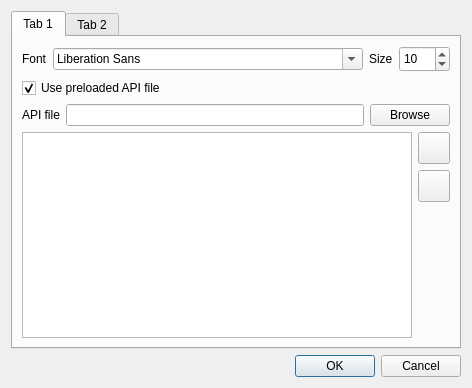
<?xml version="1.0" encoding="UTF-8"?>
<ui version="4.0">
 <class>SettingsDialog</class>
 <widget class="QDialog" name="SettingsDialog">
  <property name="windowModality">
   <enum>Qt::NonModal</enum>
  </property>
  <property name="geometry">
   <rect>
    <x>0</x>
    <y>0</y>
    <width>472</width>
    <height>388</height>
   </rect>
  </property>
  <property name="modal">
   <bool>true</bool>
  </property>
  <layout class="QGridLayout" name="gridLayout">
   <item row="1" column="0">
    <widget class="QDialogButtonBox" name="buttonBox">
     <property name="orientation">
      <enum>Qt::Horizontal</enum>
     </property>
     <property name="standardButtons">
      <set>QDialogButtonBox::Cancel|QDialogButtonBox::Ok</set>
     </property>
    </widget>
   </item>
   <item row="0" column="0">
    <widget class="QTabWidget" name="tabWidget">
     <property name="focusPolicy">
      <enum>Qt::NoFocus</enum>
     </property>
     <property name="currentIndex">
      <number>0</number>
     </property>
     <widget class="QWidget" name="tabGeneral">
      <attribute name="title">
       <string>Tab 1</string>
      </attribute>
      <layout class="QGridLayout" name="gridLayout_5">
       <item row="1" column="0">
        <widget class="QCheckBox" name="preloadAPI">
         <property name="text">
          <string>Use preloaded API file</string>
         </property>
         <property name="checked">
          <bool>true</bool>
         </property>
        </widget>
       </item>
       <item row="0" column="0">
        <layout class="QGridLayout" name="gridLayout_4">
         <item row="0" column="3">
          <widget class="QSpinBox" name="spinBox">
           <property name="minimumSize">
            <size>
             <width>51</width>
             <height>26</height>
            </size>
           </property>
           <property name="maximumSize">
            <size>
             <width>51</width>
             <height>26</height>
            </size>
           </property>
           <property name="minimum">
            <number>6</number>
           </property>
           <property name="maximum">
            <number>15</number>
           </property>
           <property name="value">
            <number>10</number>
           </property>
          </widget>
         </item>
         <item row="0" column="0">
          <widget class="QLabel" name="label">
           <property name="text">
            <string>Font</string>
           </property>
          </widget>
         </item>
         <item row="0" column="1">
          <widget class="QFontComboBox" name="fontComboBox">
           <property name="sizePolicy">
            <sizepolicy hsizetype="Expanding" vsizetype="Fixed">
             <horstretch>0</horstretch>
             <verstretch>0</verstretch>
            </sizepolicy>
           </property>
           <property name="insertPolicy">
            <enum>QComboBox::NoInsert</enum>
           </property>
          </widget>
         </item>
         <item row="0" column="2">
          <widget class="QLabel" name="label_3">
           <property name="text">
            <string>Size</string>
           </property>
          </widget>
         </item>
        </layout>
       </item>
       <item row="3" column="0">
        <layout class="QGridLayout" name="gridLayout_3">
         <item row="0" column="1">
          <layout class="QGridLayout" name="gridLayout_2">
           <item row="0" column="0">
            <widget class="QPushButton" name="addAPIpath">
             <property name="sizePolicy">
              <sizepolicy hsizetype="Minimum" vsizetype="Minimum">
               <horstretch>0</horstretch>
               <verstretch>0</verstretch>
              </sizepolicy>
             </property>
             <property name="minimumSize">
              <size>
               <width>32</width>
               <height>32</height>
              </size>
             </property>
             <property name="maximumSize">
              <size>
               <width>32</width>
               <height>32</height>
              </size>
             </property>
             <property name="text">
              <string/>
             </property>
            </widget>
           </item>
           <item row="1" column="0">
            <widget class="QPushButton" name="removeAPIpath">
             <property name="minimumSize">
              <size>
               <width>32</width>
               <height>32</height>
              </size>
             </property>
             <property name="maximumSize">
              <size>
               <width>32</width>
               <height>32</height>
              </size>
             </property>
             <property name="text">
              <string/>
             </property>
            </widget>
           </item>
          </layout>
         </item>
         <item row="1" column="1">
          <spacer name="verticalSpacer_2">
           <property name="orientation">
            <enum>Qt::Vertical</enum>
           </property>
           <property name="sizeHint" stdset="0">
            <size>
             <width>20</width>
             <height>40</height>
            </size>
           </property>
          </spacer>
         </item>
         <item row="0" column="0" rowspan="2">
          <widget class="QTableWidget" name="tableWidget">
           <property name="editTriggers">
            <set>QAbstractItemView::NoEditTriggers</set>
           </property>
           <property name="tabKeyNavigation">
            <bool>false</bool>
           </property>
           <property name="showDropIndicator" stdset="0">
            <bool>false</bool>
           </property>
           <property name="dragDropOverwriteMode">
            <bool>false</bool>
           </property>
           <property name="selectionMode">
            <enum>QAbstractItemView::ExtendedSelection</enum>
           </property>
           <property name="selectionBehavior">
            <enum>QAbstractItemView::SelectItems</enum>
           </property>
           <property name="verticalScrollMode">
            <enum>QAbstractItemView::ScrollPerItem</enum>
           </property>
           <property name="horizontalScrollMode">
            <enum>QAbstractItemView::ScrollPerPixel</enum>
           </property>
           <property name="rowCount">
            <number>0</number>
           </property>
           <attribute name="horizontalHeaderVisible">
            <bool>true</bool>
           </attribute>
           <attribute name="verticalHeaderVisible">
            <bool>false</bool>
           </attribute>
          </widget>
         </item>
        </layout>
       </item>
       <item row="2" column="0">
        <layout class="QHBoxLayout" name="horizontalLayout_2">
         <item>
          <widget class="QLabel" name="label_2">
           <property name="text">
            <string>API file</string>
           </property>
          </widget>
         </item>
         <item>
          <widget class="QLineEdit" name="lineEdit"/>
         </item>
         <item>
          <widget class="QPushButton" name="browseButton">
           <property name="text">
            <string>Browse</string>
           </property>
          </widget>
         </item>
        </layout>
       </item>
      </layout>
     </widget>
     <widget class="QWidget" name="tabAbout">
      <attribute name="title">
       <string>Tab 2</string>
      </attribute>
      <layout class="QGridLayout" name="gridLayout_6">
       <item row="0" column="0">
        <widget class="QTextEdit" name="textEdit">
         <property name="readOnly">
          <bool>true</bool>
         </property>
         <property name="html">
          <string>&lt;!DOCTYPE HTML PUBLIC &quot;-//W3C//DTD HTML 4.0//EN&quot; &quot;http://www.w3.org/TR/REC-html40/strict.dtd&quot;&gt;
&lt;html&gt;&lt;head&gt;&lt;meta name=&quot;qrichtext&quot; content=&quot;1&quot; /&gt;&lt;style type=&quot;text/css&quot;&gt;
p, li { white-space: pre-wrap; }
&lt;/style&gt;&lt;/head&gt;&lt;body style=&quot; font-family:'Aurulent Sans'; font-size:9pt; font-weight:400; font-style:normal;&quot;&gt;
&lt;p align=&quot;center&quot; style=&quot; margin-top:0px; margin-bottom:0px; margin-left:0px; margin-right:0px; -qt-block-indent:0; text-indent:0px;&quot;&gt;&lt;span style=&quot; font-size:14pt; font-weight:600;&quot;&gt;Python Console for QGIS&lt;/span&gt;&lt;/p&gt;
&lt;p align=&quot;center&quot; style=&quot; margin-top:0px; margin-bottom:0px; margin-left:0px; margin-right:0px; -qt-block-indent:0; text-indent:0px;&quot;&gt;&lt;span style=&quot; font-size:10pt;&quot;&gt;Developed by Salvatore Larosa&lt;/span&gt;&lt;/p&gt;
&lt;p align=&quot;center&quot; style=&quot; margin-top:0px; margin-bottom:0px; margin-left:0px; margin-right:0px; -qt-block-indent:0; text-indent:0px;&quot;&gt;&lt;span style=&quot; font-size:10pt;&quot;&gt;---------------------------&lt;/span&gt;&lt;/p&gt;
&lt;p align=&quot;center&quot; style=&quot; margin-top:0px; margin-bottom:0px; margin-left:0px; margin-right:0px; -qt-block-indent:0; text-indent:0px;&quot;&gt;&lt;span style=&quot; font-size:10pt;&quot;&gt;This program is free software; you can redistribute it and/or modify it under the terms of the GNU General Public License as published by the Free Software Foundation; either version 2 of the License, or  (at your option) any later version.&lt;/span&gt;&lt;/p&gt;&lt;/body&gt;&lt;/html&gt;</string>
         </property>
        </widget>
       </item>
      </layout>
     </widget>
    </widget>
   </item>
  </layout>
 </widget>
 <resources/>
 <connections>
  <connection>
   <sender>buttonBox</sender>
   <signal>accepted()</signal>
   <receiver>SettingsDialog</receiver>
   <slot>accept()</slot>
   <hints>
    <hint type="sourcelabel">
     <x>248</x>
     <y>254</y>
    </hint>
    <hint type="destinationlabel">
     <x>157</x>
     <y>274</y>
    </hint>
   </hints>
  </connection>
  <connection>
   <sender>buttonBox</sender>
   <signal>rejected()</signal>
   <receiver>SettingsDialog</receiver>
   <slot>reject()</slot>
   <hints>
    <hint type="sourcelabel">
     <x>316</x>
     <y>260</y>
    </hint>
    <hint type="destinationlabel">
     <x>286</x>
     <y>274</y>
    </hint>
   </hints>
  </connection>
 </connections>
</ui>
